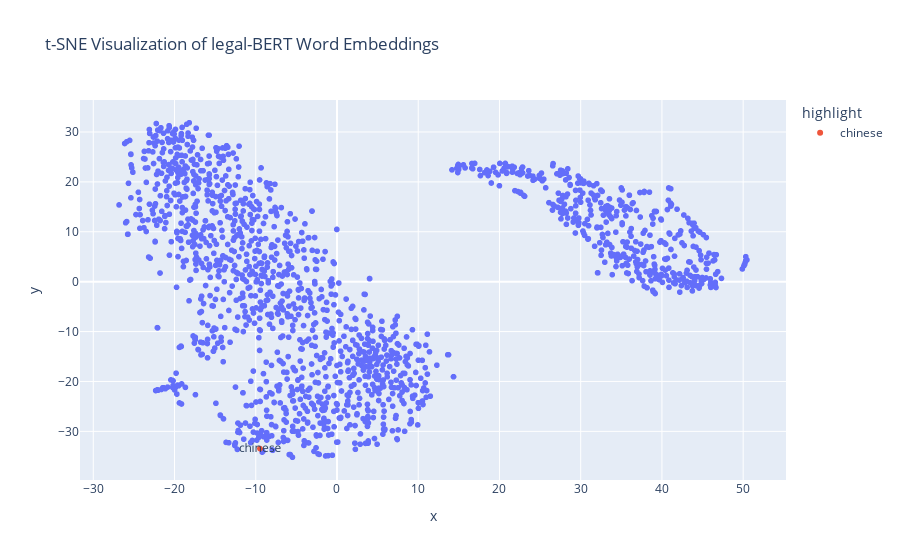

Source (notebook cell):
### Code cell
# Create a DataFrame for visualization
df_tsne = pandas.DataFrame(tsne_results, columns=['x', 'y'])
df_tsne['word'] = list(bert_word_embeddings.keys())
# Highlight the word 'chinese' in the plot
df_tsne['highlight'] = df_tsne['word'].apply(lambda x: 'chinese' if x == 'chinese' else '')

fig = px.scatter(
    df_tsne,
    x='x',
    y='y',
    title='t-SNE Visualization of legal-BERT Word Embeddings',
    color='highlight',                        
    hover_data=['word'], 
    text= 'highlight'
)

fig.show()

### Figure 1 — Plotly figure (JSON) as saved in the notebook; plotly's stock layout.template omitted (floating-point values rounded to 4 significant figures; data arrays with more than 128 entries replaced by an {"elided": "..."} marker saying what was removed)
{"data": [{"customdata": {"elided": "1577x1 str values"}, "hovertemplate": "highlight=%{text}<br>x=%{x}<br>y=%{y}<br>word=%{customdata[0]}<extra></extra>", "legendgroup": "", "marker": {"color": "#636efa", "symbol": "circle"}, "mode": "markers+text", "name": "", "showlegend": false, "text": {"elided": "1577 str values"}, "type": "scattergl", "x": {"elided": "1577 float values"}, "xaxis": "x", "y": {"elided": "1577 float values"}, "yaxis": "y"}, {"customdata": [["chinese"]], "hovertemplate": "highlight=%{text}<br>x=%{x}<br>y=%{y}<br>word=%{customdata[0]}<extra></extra>", "legendgroup": "chinese", "marker": {"color": "#EF553B", "symbol": "circle"}, "mode": "markers+text", "name": "chinese", "showlegend": true, "text": ["chinese"], "type": "scattergl", "x": [-9.486], "xaxis": "x", "y": [-33.45], "yaxis": "y"}], "layout": {"legend": {"title": {"text": "highlight"}, "tracegroupgap": 0}, "title": {"text": "t-SNE Visualization of legal-BERT Word Embeddings"}, "xaxis": {"anchor": "y", "domain": [0, 1], "title": {"text": "x"}}, "yaxis": {"anchor": "x", "domain": [0, 1], "title": {"text": "y"}}}}
